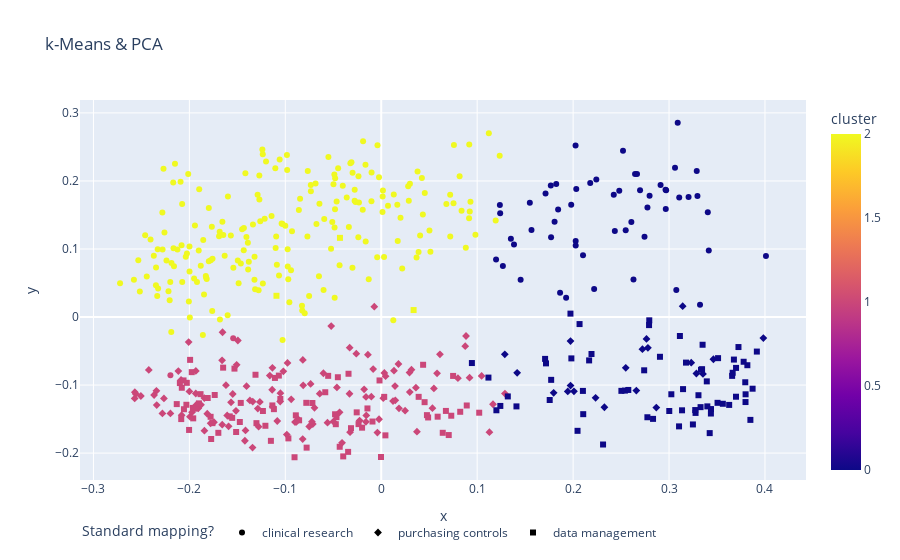

Notebook code for this chart:
### Code cell
fig = px.scatter(
    embeddings_df,
    y="y",
    x="x",
    color=CLUSTER,
    symbol=TARGET,
    hover_data=[TARGET],
    title="k-Means & PCA"
)
fig.update_layout(uniformtext_mode="hide")
fig.update_layout(legend_orientation="h")
fig.show()

### Figure 1 — Plotly figure (JSON) as saved in the notebook; plotly's stock layout.template omitted (floating-point values rounded to 4 significant figures; data arrays with more than 128 entries replaced by an {"elided": "..."} marker saying what was removed)
{"data": [{"customdata": {"elided": "257x1 str values"}, "hovertemplate": "Standard mapping?=%{customdata[0]}<br>x=%{x}<br>y=%{y}<br>cluster=%{marker.color}<extra></extra>", "legendgroup": "clinical research", "marker": {"color": {"elided": "257 int values"}, "coloraxis": "coloraxis", "symbol": "circle"}, "mode": "markers", "name": "clinical research", "orientation": "v", "showlegend": true, "type": "scatter", "x": {"elided": "257 float values"}, "xaxis": "x", "y": {"elided": "257 float values"}, "yaxis": "y"}, {"customdata": {"elided": "144x1 str values"}, "hovertemplate": "Standard mapping?=%{customdata[0]}<br>x=%{x}<br>y=%{y}<br>cluster=%{marker.color}<extra></extra>", "legendgroup": "purchasing controls", "marker": {"color": {"elided": "144 int values"}, "coloraxis": "coloraxis", "symbol": "diamond"}, "mode": "markers", "name": "purchasing controls", "orientation": "v", "showlegend": true, "type": "scatter", "x": {"elided": "144 float values"}, "xaxis": "x", "y": {"elided": "144 float values"}, "yaxis": "y"}, {"customdata": {"elided": "148x1 str values"}, "hovertemplate": "Standard mapping?=%{customdata[0]}<br>x=%{x}<br>y=%{y}<br>cluster=%{marker.color}<extra></extra>", "legendgroup": "data management", "marker": {"color": {"elided": "148 int values"}, "coloraxis": "coloraxis", "symbol": "square"}, "mode": "markers", "name": "data management", "orientation": "v", "showlegend": true, "type": "scatter", "x": {"elided": "148 float values"}, "xaxis": "x", "y": {"elided": "148 float values"}, "yaxis": "y"}], "layout": {"coloraxis": {"colorbar": {"title": {"text": "cluster"}}, "colorscale": [[0, "#0d0887"], [0.1111, "#46039f"], [0.2222, "#7201a8"], [0.3333, "#9c179e"], [0.4444, "#bd3786"], [0.5556, "#d8576b"], [0.6667, "#ed7953"], [0.7778, "#fb9f3a"], [0.8889, "#fdca26"], [1, "#f0f921"]]}, "legend": {"orientation": "h", "title": {"text": "Standard mapping?"}, "tracegroupgap": 0}, "title": {"text": "k-Means & PCA"}, "uniformtext": {"mode": "hide"}, "xaxis": {"anchor": "y", "domain": [0, 1], "title": {"text": "x"}}, "yaxis": {"anchor": "x", "domain": [0, 1], "title": {"text": "y"}}}}
